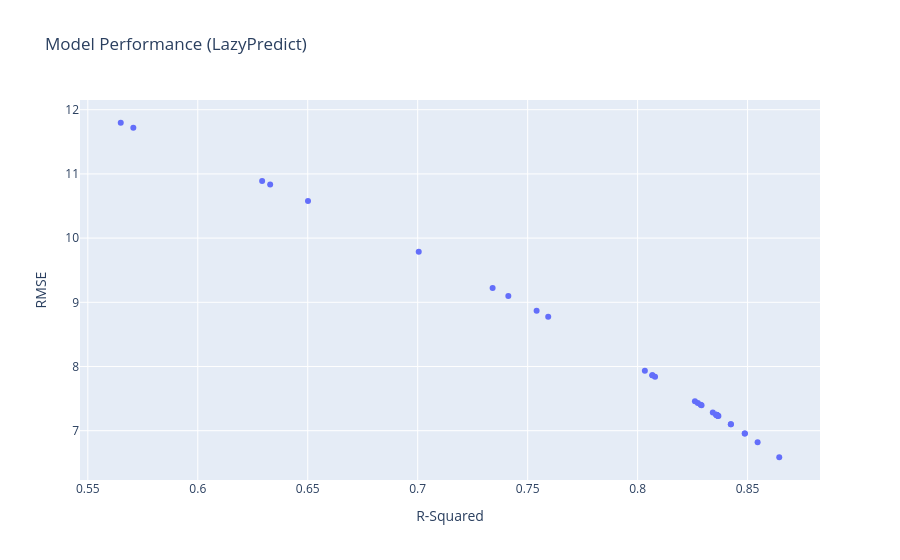

This figure's notebook cell:
### Code cell
try_lazypredict(pdf_train, pdf_test, features)

### Figure 1 — Plotly figure (JSON) as saved in the notebook; plotly's stock layout.template omitted (floating-point values rounded to 4 significant figures)
{"data": [{"customdata": [["MLPRegressor"], ["GradientBoostingRegressor"], ["HistGradientBoostingRegressor"], ["RandomForestRegressor"], ["ExtraTreesRegressor"], ["LGBMRegressor"], ["ElasticNetCV"], ["RidgeCV"], ["BayesianRidge"], ["Ridge"], ["LassoLarsIC"], ["TransformedTargetRegressor"], ["LinearRegression"], ["LarsCV"], ["LassoLarsCV"], ["LassoCV"], ["OrthogonalMatchingPursuitCV"], ["BaggingRegressor"], ["SGDRegressor"], ["OrthogonalMatchingPursuit"], ["XGBRegressor"], ["HuberRegressor"], ["LassoLars"], ["Lasso"], ["LinearSVR"], ["DecisionTreeRegressor"], ["ElasticNet"], ["ExtraTreeRegressor"], ["KNeighborsRegressor"], ["TweedieRegressor"], ["AdaBoostRegressor"], ["PassiveAggressiveRegressor"], ["KernelRidge"], ["NuSVR"], ["SVR"]], "hovertemplate": "R-Squared=%{x}<br>RMSE=%{y}<br>Model=%{customdata[0]}<extra></extra>", "legendgroup": "", "marker": {"color": "#636efa", "symbol": "circle"}, "mode": "markers", "name": "", "orientation": "v", "showlegend": false, "type": "scatter", "x": [0.8644, 0.8546, 0.8488, 0.8487, 0.8424, 0.8424, 0.8367, 0.8364, 0.8364, 0.8363, 0.8363, 0.8361, 0.8361, 0.8358, 0.8358, 0.8357, 0.8342, 0.8291, 0.8286, 0.8274, 0.8261, 0.8079, 0.8067, 0.8067, 0.8033, 0.7593, 0.7541, 0.7412, 0.7341, 0.7005, 0.6501, 0.6329, 0.6293, 0.5707, 0.565], "xaxis": "x", "y": [6.586, 6.821, 6.955, 6.957, 7.1, 7.101, 7.227, 7.234, 7.235, 7.236, 7.238, 7.24, 7.24, 7.248, 7.248, 7.249, 7.283, 7.395, 7.404, 7.432, 7.459, 7.839, 7.864, 7.864, 7.933, 8.774, 8.87, 9.099, 9.224, 9.789, 10.58, 10.84, 10.89, 11.72, 11.8], "yaxis": "y"}], "layout": {"legend": {"tracegroupgap": 0}, "title": {"text": "Model Performance (LazyPredict)"}, "xaxis": {"anchor": "y", "domain": [0, 1], "title": {"text": "R-Squared"}}, "yaxis": {"anchor": "x", "domain": [0, 1], "title": {"text": "RMSE"}}}}
